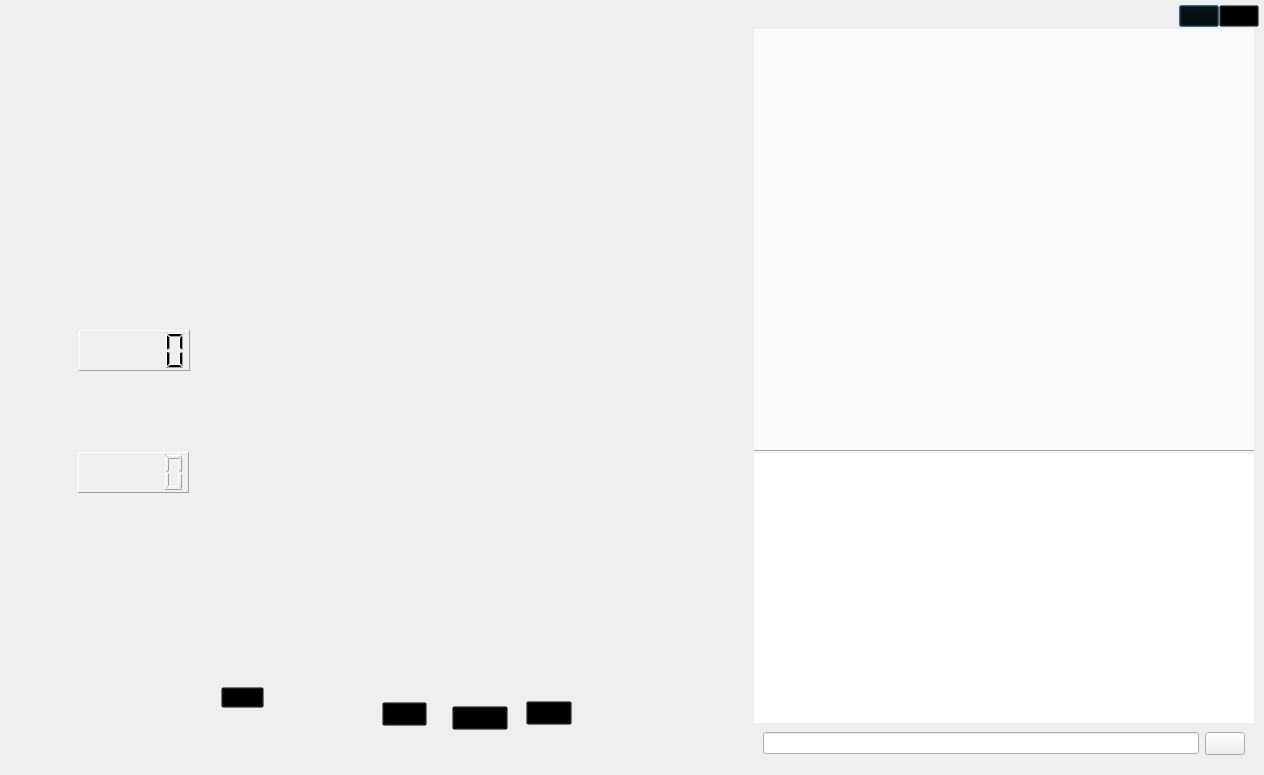
<?xml version="1.0" encoding="UTF-8"?>
<ui version="4.0">
 <class>play_window</class>
 <widget class="QDialog" name="play_window">
  <property name="geometry">
   <rect>
    <x>0</x>
    <y>0</y>
    <width>1264</width>
    <height>775</height>
   </rect>
  </property>
  <property name="windowTitle">
   <string>Dialog</string>
  </property>
  <property name="styleSheet">
   <string notr="true">QScrollBar{
background:white;
  width: 10px;
}
QScrollBar::handle{
background:rgb(180, 180, 180, 150);
}
QScrollBar::handle:hover{
background:rgb(150, 150, 150, 180);
}
QScrollBar::add-page{
background:transparent;
}
QScrollBar::sub-page{
background:transparent; 
}
QScrollBar::sub-line{
background:transparent;
}
QScrollBar::add-line{
background:transparent;
}</string>
  </property>
  <layout class="QVBoxLayout" name="verticalLayout">
   <property name="spacing">
    <number>2</number>
   </property>
   <property name="margin">
    <number>5</number>
   </property>
   <item>
    <layout class="QHBoxLayout" name="horizontalLayout">
     <property name="spacing">
      <number>0</number>
     </property>
     <item>
      <spacer name="horizontalSpacer">
       <property name="orientation">
        <enum>Qt::Horizontal</enum>
       </property>
       <property name="sizeHint" stdset="0">
        <size>
         <width>40</width>
         <height>20</height>
        </size>
       </property>
      </spacer>
     </item>
     <item>
      <widget class="QPushButton" name="min_btn">
       <property name="minimumSize">
        <size>
         <width>27</width>
         <height>22</height>
        </size>
       </property>
       <property name="styleSheet">
        <string notr="true">QPushButton#min_btn{
border-image: url(:/img/min.png);
background-color: transparent;
}
QPushButton#min_btn::hover{
background-image: url(:/img/min_hover.png);
background-color: transparent;
}

QPushButton#min_btn::pressed{
background-image: url(:/img/min_pressed.png);
background-color: transparent;
}
</string>
       </property>
       <property name="text">
        <string/>
       </property>
      </widget>
     </item>
     <item>
      <widget class="QPushButton" name="close_btn">
       <property name="minimumSize">
        <size>
         <width>27</width>
         <height>22</height>
        </size>
       </property>
       <property name="styleSheet">
        <string notr="true">QPushButton{
border-image: url(:/img/close.png);
background-color: transparent;
}
QPushButton::hover{
background-image: url(:/img/close_hover.png);
background-color: transparent;
}

QPushButton::pressed{
background-image: url(:/img/close_pressed.png);
background-color: transparent;
}
</string>
       </property>
       <property name="text">
        <string/>
       </property>
      </widget>
     </item>
    </layout>
   </item>
   <item>
    <layout class="QHBoxLayout" name="horizontalLayout_2">
     <property name="spacing">
      <number>5</number>
     </property>
     <property name="leftMargin">
      <number>5</number>
     </property>
     <property name="rightMargin">
      <number>5</number>
     </property>
     <item>
      <widget class="QWidget" name="board" native="true">
       <property name="minimumSize">
        <size>
         <width>739</width>
         <height>735</height>
        </size>
       </property>
       <property name="maximumSize">
        <size>
         <width>739</width>
         <height>735</height>
        </size>
       </property>
       <property name="styleSheet">
        <string notr="true">QWidget#board{
background-image: url(:/img/2063.bmp);
}
</string>
       </property>
       <widget class="QWidget" name="player_top" native="true">
        <property name="geometry">
         <rect>
          <x>4</x>
          <y>101</y>
          <width>191</width>
          <height>262</height>
         </rect>
        </property>
        <property name="minimumSize">
         <size>
          <width>191</width>
          <height>262</height>
         </size>
        </property>
        <property name="styleSheet">
         <string notr="true">QWidget#player_top{background-image: url(:/img/2083.bmp);
}</string>
        </property>
        <widget class="QLabel" name="my_chess">
         <property name="geometry">
          <rect>
           <x>15</x>
           <y>190</y>
           <width>32</width>
           <height>31</height>
          </rect>
         </property>
         <property name="text">
          <string/>
         </property>
        </widget>
        <widget class="QLabel" name="pic_1">
         <property name="geometry">
          <rect>
           <x>16</x>
           <y>0</y>
           <width>160</width>
           <height>160</height>
          </rect>
         </property>
         <property name="text">
          <string/>
         </property>
        </widget>
        <widget class="QLabel" name="name_1">
         <property name="geometry">
          <rect>
           <x>67</x>
           <y>170</y>
           <width>100</width>
           <height>20</height>
          </rect>
         </property>
         <property name="styleSheet">
          <string notr="true">color:white;</string>
         </property>
         <property name="text">
          <string/>
         </property>
        </widget>
        <widget class="QLCDNumber" name="time_left_1">
         <property name="geometry">
          <rect>
           <x>65</x>
           <y>200</y>
           <width>111</width>
           <height>41</height>
          </rect>
         </property>
         <property name="frameShape">
          <enum>QFrame::Panel</enum>
         </property>
         <property name="segmentStyle">
          <enum>QLCDNumber::Filled</enum>
         </property>
         <property name="intValue" stdset="0">
          <number>0</number>
         </property>
        </widget>
       </widget>
       <widget class="QWidget" name="player_bottom" native="true">
        <property name="geometry">
         <rect>
          <x>4</x>
          <y>377</y>
          <width>191</width>
          <height>262</height>
         </rect>
        </property>
        <property name="minimumSize">
         <size>
          <width>191</width>
          <height>262</height>
         </size>
        </property>
        <property name="styleSheet">
         <string notr="true">QWidget#player_bottom{background-image: url(:/img/2124.bmp);
}</string>
        </property>
        <widget class="QLabel" name="his_chess">
         <property name="geometry">
          <rect>
           <x>14</x>
           <y>40</y>
           <width>32</width>
           <height>31</height>
          </rect>
         </property>
         <property name="text">
          <string/>
         </property>
        </widget>
        <widget class="QLabel" name="pic_2">
         <property name="geometry">
          <rect>
           <x>15</x>
           <y>99</y>
           <width>160</width>
           <height>160</height>
          </rect>
         </property>
         <property name="text">
          <string/>
         </property>
        </widget>
        <widget class="QLabel" name="name_2">
         <property name="geometry">
          <rect>
           <x>67</x>
           <y>15</y>
           <width>100</width>
           <height>20</height>
          </rect>
         </property>
         <property name="styleSheet">
          <string notr="true">color:white;</string>
         </property>
         <property name="text">
          <string/>
         </property>
        </widget>
        <widget class="QLCDNumber" name="time_left_2">
         <property name="geometry">
          <rect>
           <x>64</x>
           <y>46</y>
           <width>111</width>
           <height>41</height>
          </rect>
         </property>
         <property name="frameShape">
          <enum>QFrame::Panel</enum>
         </property>
         <property name="frameShadow">
          <enum>QFrame::Raised</enum>
         </property>
         <property name="segmentStyle">
          <enum>QLCDNumber::Outline</enum>
         </property>
         <property name="intValue" stdset="0">
          <number>0</number>
         </property>
        </widget>
       </widget>
       <widget class="QPushButton" name="play_btn">
        <property name="geometry">
         <rect>
          <x>442</x>
          <y>677</y>
          <width>56</width>
          <height>24</height>
         </rect>
        </property>
        <property name="styleSheet">
         <string notr="true">QPushButton{
background-color:transparent;
border-image:url(:/img/2072.bmp) 0 112 0 0;
}
QPushButton:hover{
background-color:transparent;
border-image:url(:/img/2072.bmp) 0 56 0 56;
}
QPushButton:pressed{
background-color:transparent;
border-image:url(:/img/2072.bmp) 0 0 0 112;
}</string>
        </property>
        <property name="text">
         <string/>
        </property>
       </widget>
       <widget class="QPushButton" name="regret_btn">
        <property name="geometry">
         <rect>
          <x>211</x>
          <y>658</y>
          <width>43</width>
          <height>21</height>
         </rect>
        </property>
        <property name="styleSheet">
         <string notr="true">QPushButton{
background-color:transparent;
border-image:url(:/img/2068.bmp) 0 86 0 0;
}
QPushButton:hover{
background-color:transparent;
border-image:url(:/img/2068.bmp) 0 43 0 43;
}
QPushButton:pressed{
background-color:transparent;
border-image:url(:/img/2068.bmp) 0 0 0 86;
}</string>
        </property>
        <property name="text">
         <string/>
        </property>
       </widget>
       <widget class="QPushButton" name="lose_btn">
        <property name="geometry">
         <rect>
          <x>516</x>
          <y>672</y>
          <width>46</width>
          <height>24</height>
         </rect>
        </property>
        <property name="styleSheet">
         <string notr="true">QPushButton{
background-color:transparent;
border-image:url(:/img/2070.bmp) 0 92 0 0;
}
QPushButton:hover{
background-color:transparent;
border-image:url(:/img/2070.bmp) 0 46 0 46;
}
QPushButton:pressed{
background-color:transparent;
border-image:url(:/img/2070.bmp) 0 0 0 92;
}</string>
        </property>
        <property name="text">
         <string/>
        </property>
       </widget>
       <widget class="QLabel" name="ani_label">
        <property name="geometry">
         <rect>
          <x>240</x>
          <y>150</y>
          <width>450</width>
          <height>450</height>
         </rect>
        </property>
        <property name="styleSheet">
         <string notr="true">color:red;</string>
        </property>
        <property name="text">
         <string/>
        </property>
        <property name="alignment">
         <set>Qt::AlignHCenter|Qt::AlignTop</set>
        </property>
       </widget>
       <widget class="QPushButton" name="draw_btn">
        <property name="geometry">
         <rect>
          <x>372</x>
          <y>673</y>
          <width>45</width>
          <height>24</height>
         </rect>
        </property>
        <property name="styleSheet">
         <string notr="true">QPushButton{
background-color:transparent;
border-image:url(:/img/2067.bmp) 0 90 0 0;
}
QPushButton:hover{
background-color:transparent;
border-image:url(:/img/2067.bmp) 0 45 0 45;
}
QPushButton:pressed{
background-color:transparent;
border-image:url(:/img/2067.bmp) 0 0 0 90;
}</string>
        </property>
        <property name="text">
         <string/>
        </property>
       </widget>
       <widget class="QLabel" name="win_label">
        <property name="geometry">
         <rect>
          <x>300</x>
          <y>150</y>
          <width>331</width>
          <height>91</height>
         </rect>
        </property>
        <property name="font">
         <font>
          <weight>75</weight>
          <bold>true</bold>
         </font>
        </property>
        <property name="styleSheet">
         <string notr="true">color:red</string>
        </property>
        <property name="text">
         <string/>
        </property>
        <property name="alignment">
         <set>Qt::AlignCenter</set>
        </property>
       </widget>
      </widget>
     </item>
     <item>
      <widget class="QWidget" name="right_widget" native="true">
       <property name="styleSheet">
        <string notr="true"/>
       </property>
       <layout class="QVBoxLayout" name="verticalLayout_2" stretch="1,0,0,0">
        <property name="spacing">
         <number>0</number>
        </property>
        <property name="margin">
         <number>0</number>
        </property>
        <item>
         <widget class="QTextBrowser" name="bad_apple">
          <property name="font">
           <font>
            <family>Consolas</family>
            <pointsize>8</pointsize>
           </font>
          </property>
          <property name="styleSheet">
           <string notr="true">border:0px;background-color:rgba(255,255,255,180);</string>
          </property>
          <property name="lineWrapMode">
           <enum>QTextEdit::FixedColumnWidth</enum>
          </property>
          <property name="lineWrapColumnOrWidth">
           <number>80</number>
          </property>
          <property name="html">
           <string>&lt;!DOCTYPE HTML PUBLIC &quot;-//W3C//DTD HTML 4.0//EN&quot; &quot;http://www.w3.org/TR/REC-html40/strict.dtd&quot;&gt;
&lt;html&gt;&lt;head&gt;&lt;meta name=&quot;qrichtext&quot; content=&quot;1&quot; /&gt;&lt;style type=&quot;text/css&quot;&gt;
p, li { white-space: pre-wrap; }
&lt;/style&gt;&lt;/head&gt;&lt;body style=&quot; font-family:'Consolas'; font-size:8pt; font-weight:400; font-style:normal;&quot;&gt;
&lt;p style=&quot;-qt-paragraph-type:empty; margin-top:0px; margin-bottom:0px; margin-left:0px; margin-right:0px; -qt-block-indent:0; text-indent:0px; font-family:'Arial'; font-size:4pt;&quot;&gt;&lt;br /&gt;&lt;/p&gt;&lt;/body&gt;&lt;/html&gt;</string>
          </property>
         </widget>
        </item>
        <item>
         <widget class="Line" name="line">
          <property name="orientation">
           <enum>Qt::Horizontal</enum>
          </property>
         </widget>
        </item>
        <item>
         <widget class="QTextBrowser" name="chat_browser">
          <property name="minimumSize">
           <size>
            <width>0</width>
            <height>270</height>
           </size>
          </property>
          <property name="styleSheet">
           <string notr="true">border:0px;</string>
          </property>
         </widget>
        </item>
        <item>
         <widget class="QWidget" name="chat_widget" native="true">
          <property name="minimumSize">
           <size>
            <width>0</width>
            <height>41</height>
           </size>
          </property>
          <property name="styleSheet">
           <string notr="true">QWidget#chat_widget{
border-image: url(:/img/myexpression.bmp);
}</string>
          </property>
          <layout class="QHBoxLayout" name="horizontalLayout_4">
           <property name="topMargin">
            <number>0</number>
           </property>
           <property name="bottomMargin">
            <number>0</number>
           </property>
           <item>
            <widget class="QLineEdit" name="lineEdit"/>
           </item>
           <item>
            <widget class="QPushButton" name="send_btn">
             <property name="minimumSize">
              <size>
               <width>24</width>
               <height>23</height>
              </size>
             </property>
             <property name="styleSheet">
              <string notr="true">QPushButton#send_btn{
	border-image: url(:/img/send.png)0 46 0 0;
}
QPushButton#send_btn::hover{
	border-image: url(:/img/send.png)0 23 0 23;
}
QPushButton#send_btn::pressed{
	border-image: url(:/img/send.png)0 0 0 46;
}</string>
             </property>
             <property name="text">
              <string/>
             </property>
            </widget>
           </item>
          </layout>
         </widget>
        </item>
       </layout>
      </widget>
     </item>
    </layout>
   </item>
   <item>
    <spacer name="verticalSpacer">
     <property name="orientation">
      <enum>Qt::Vertical</enum>
     </property>
     <property name="sizeHint" stdset="0">
      <size>
       <width>20</width>
       <height>40</height>
      </size>
     </property>
    </spacer>
   </item>
  </layout>
 </widget>
 <resources>
  <include location="../../../img/img.qrc"/>
 </resources>
 <connections/>
</ui>
